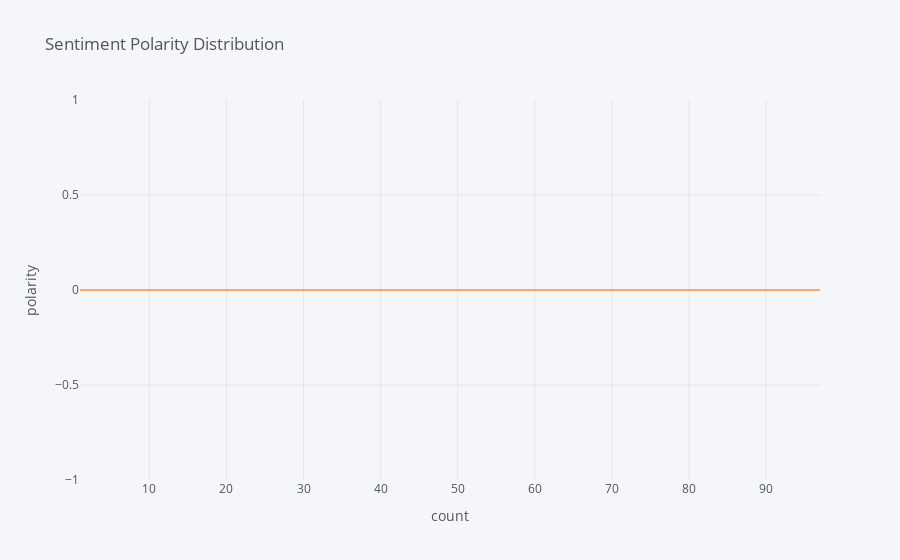

Source (notebook cell):
### Code cell
df['title_polarity'].iplot(kind='scatter', xTitle = 'count', yTitle= 'polarity',  title = 'Sentiment Polarity Distribution')

### Figure 1 — Plotly figure (JSON) as saved in the notebook; plotly's stock layout.template omitted (floating-point values rounded to 4 significant figures)
{"data": [{"line": {"color": "rgba(255, 153, 51, 1.0)", "dash": "solid", "shape": "linear", "width": 1.3}, "mode": "lines", "name": "title_polarity", "text": "", "type": "scatter", "x": [1, 2, 3, 4, 5, 6, 7, 8, 9, 10, 11, 12, 13, 14, 15, 16, 18, 19, 20, 21, 22, 23, 24, 25, 26, 27, 28, 29, 30, 31, 32, 33, 34, 35, 36, 37, 38, 39, 40, 41, 42, 43, 44, 45, 46, 47, 48, 49, 50, 51, 52, 53, 54, 55, 56, 57, 58, 59, 60, 61, 62, 63, 64, 65, 66, 67, 69, 70, 71, 72, 73, 74, 75, 76, 77, 78, 79, 80, 81, 82, 83, 84, 85, 86, 87, 88, 89, 91, 92, 93, 94, 95, 96, 97], "y": [0, 0, 0, 0, 0, 0, 0, 0, 0, 0, 0, 0, 0, 0, 0, 0, 0, 0, 0, 0, 0, 0, 0, 0, 0, 0, 0, 0, 0, 0, 0, 0, 0, 0, 0, 0, 0, 0, 0, 0, 0, 0, 0, 0, 0, 0, 0, 0, 0, 0, 0, 0, 0, 0, 0, 0, 0, 0, 0, 0, 0, 0, 0, 0, 0, 0, 0, 0, 0, 0, 0, 0, 0, 0, 0, 0, 0, 0, 0, 0, 0, 0, 0, 0, 0, 0, 0, 0, 0, 0, 0, 0, 0, 0]}], "layout": {"legend": {"bgcolor": "#F5F6F9", "font": {"color": "#4D5663"}}, "paper_bgcolor": "#F5F6F9", "plot_bgcolor": "#F5F6F9", "title": {"font": {"color": "#4D5663"}, "text": "Sentiment Polarity Distribution"}, "xaxis": {"gridcolor": "#E1E5ED", "showgrid": true, "tickfont": {"color": "#4D5663"}, "title": {"font": {"color": "#4D5663"}, "text": "count"}, "zerolinecolor": "#E1E5ED"}, "yaxis": {"gridcolor": "#E1E5ED", "showgrid": true, "tickfont": {"color": "#4D5663"}, "title": {"font": {"color": "#4D5663"}, "text": "polarity"}, "zerolinecolor": "#E1E5ED"}}}
